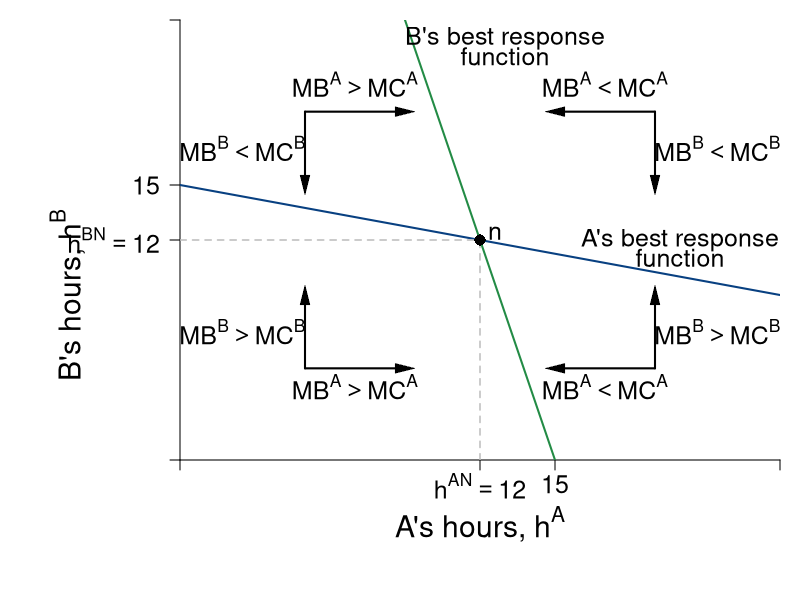

This chart was generated by the following R code:
require(shape)
pdf(file = "coordination_failures/coord_brfs_dynamics.pdf", width = 9, height = 7)

#Set parameters for graphics
pointsize <- 1.8
axislabelsize <- 1.8
labelsize <- 1.5
namesize <- 1.8
annotatesize <- 1.5
graphlinewidth <- 2
segmentlinewidth <- 1.5

COL <- c("#7fc97f", "#beaed4", "#fdc086", "#ffff99", "#386cb0", "#f0027f", "#bf5b17", "#666666")
COLA <- c("#99d8c9","#66c2a4","#41ae76", "#238b45", "#005824")
COLB <- c("#4eb3d3", "#2b8cbe", "#0868ac","#084081")

par(mar =  c(7, 9, 1, 1))

uA <- function(ea, eb, alpha = 30, beta = 1/2) {
  (alpha - beta*(ea+eb))*ea - 0.5*(ea)^2
}

uB <- function(ea, eb, alpha = 30, beta = 1/2) {
  (alpha - beta*(ea+eb))*eb - 0.5*(eb)^2
}

brfB <- function(ea, alpha = 30, beta = 1/2) {
  (alpha - beta*ea)/(1 + 2*beta)
}

brfA <- function(ea, alpha = 30, beta = 1/2) {
  (alpha - ea*(1 + 2*beta))/(beta)
}

brfPE <- function(ea, alpha = 30, beta = 1/8) {
  alpha*(1 - beta*ea)
}

hANE <- function(alpha, beta = 1/2){
  alpha/(1 + 3*beta)
}

intercept1 <- function(alpha, beta = 1/2){
  alpha/(1 + 2*beta)
}

xlims <- c(0, 24)
ylims <- c(0, 24)

npts <- 501 

plot(0, 0, xlim = xlims, ylim = ylims, type = "n",
     xlab = expression(paste("")),
     ylab = expression(paste("")), 
     xaxt = "n", 
     yaxt = "n", 
     cex.lab = axislabelsize, 
     bty = "n",
     xaxs="i", 
     yaxs="i")

ticksy <- c(0, hANE(alpha = 30), intercept1(alpha = 30), ylims[2])
ylabels <- c(NA,  expression(paste(h^{BN} == 12)), 15, NA)
ticksx <- c(0, hANE(alpha = 30), intercept1(alpha = 30), xlims[2])
xlabels <- c(NA, expression(paste(h^{AN} == 12)), 15, NA)

axis(1, at = ticksx,  pos = 0, labels = FALSE)
text(x = c(0, hANE(alpha = 30), intercept1(alpha = 30), xlims[2]), par("usr")[3] - 0.4, labels = xlabels, srt = 0, pos = 1, xpd = TRUE, cex = labelsize)

axis(2, at = ticksy, pos = 0, labels = ylabels, las = 1, cex.axis = labelsize)

npts <- 500 
xx1 <- seq(xlims[1], xlims[2], length.out = npts)
xx2 <- seq(9.4, 10.55, length.out = npts)


lines(xx1, brfA(xx1, alpha = 30, beta = 1/2), col = COLA[4], lwd = graphlinewidth)
lines(xx1, brfB(xx1, alpha = 30, beta = 1/2), col = COLB[4], lwd = graphlinewidth)

text(0.5*xlims[2], -3.5, expression(paste("A's hours, ", h^A)), xpd = TRUE, cex = axislabelsize)
text(-4.5, 9, expression(paste("B's hours, ", h^B)), xpd = TRUE, cex = axislabelsize, srt = 90) 


segments(0, 12, 12, 12, lty = 2, col = "gray" , lwd = segmentlinewidth)
segments(12, 0, 12, 12, lty = 2, col = "gray" , lwd = segmentlinewidth)


# Label Nash Eq. ----------------------------------------------------------

points(hANE(alpha = 30), hANE(alpha = 30), pch = 16, col = "black", cex = 1.5)
text(hANE(alpha = 31.5), hANE(alpha = 30) + 0.4, expression(paste(n)), cex = labelsize)

# B's BRF -----------------------------------------------------------------

text(13, 23, expression(paste("B's best response")), cex = labelsize)
text(13, 22, expression(paste("function")), cex = labelsize)
#text(5, 15.2, expression(paste(h^B*(h^A) == frac(alpha - beta*h^A, 1 + 2*beta) )), cex = labelsize)

# A' BRF ------------------------------------------------------------------

text(20, 12, expression(paste("A's best response")), cex = labelsize)
text(20, 11, expression(paste("function")), cex = labelsize)
#text(17, 3.2, expression(paste(h^A*(h^B) == frac(alpha - beta*h^B, 1 + 2*beta) )), cex = labelsize)

# Dynamic Arrows ----------------------------------------------------------

# Q1 
Arrows(19, 19, 19, 15, col = "black", lty = 1, lwd = 2, arr.type = "triangle", arr.lwd = 0.5)
Arrows(19, 19, 15, 19, col = "black", lty = 1, lwd = 2, arr.type = "triangle", arr.lwd = 0.5)

# Q2
Arrows(5, 19, 5, 15, col = "black", lty = 1, lwd = 2, arr.type = "triangle", arr.lwd = 0.5)
Arrows(5, 19, 9, 19, col = "black", lty = 1, lwd = 2, arr.type = "triangle", arr.lwd = 0.5)

# Q3
Arrows(5, 5, 5, 9, col = "black", lty = 1, lwd = 2, arr.type = "triangle", arr.lwd = 0.5)
Arrows(5, 5, 9, 5, col = "black", lty = 1, lwd = 2, arr.type = "triangle", arr.lwd = 0.5)

# Q4
Arrows(19, 5, 15, 5, col = "black", lty = 1, lwd = 2, arr.type = "triangle", arr.lwd = 0.5)
Arrows(19, 5, 19, 9, col = "black", lty = 1, lwd = 2, arr.type = "triangle", arr.lwd = 0.5)


# Dynamics Labels ---------------------------------------------------------



# Q1
text(21.5, 17, expression(MB^B < MC^B), cex = labelsize)
text(17, 20.5, expression(MB^A < MC^A), cex = labelsize)

# Q2
text(7, 20.5, expression(MB^A > MC^A), cex = labelsize)
text(2.5, 17, expression(MB^B < MC^B), cex = labelsize)

# Q3
text(2.5, 7, expression(MB^B > MC^B), cex = labelsize)
text(7, 4, expression(MB^A > MC^A), cex = labelsize)

# Q4
text(21.5, 7, expression(MB^B > MC^B), cex = labelsize)
text(17, 4, expression(MB^A < MC^A), cex = labelsize)




dev.off()
